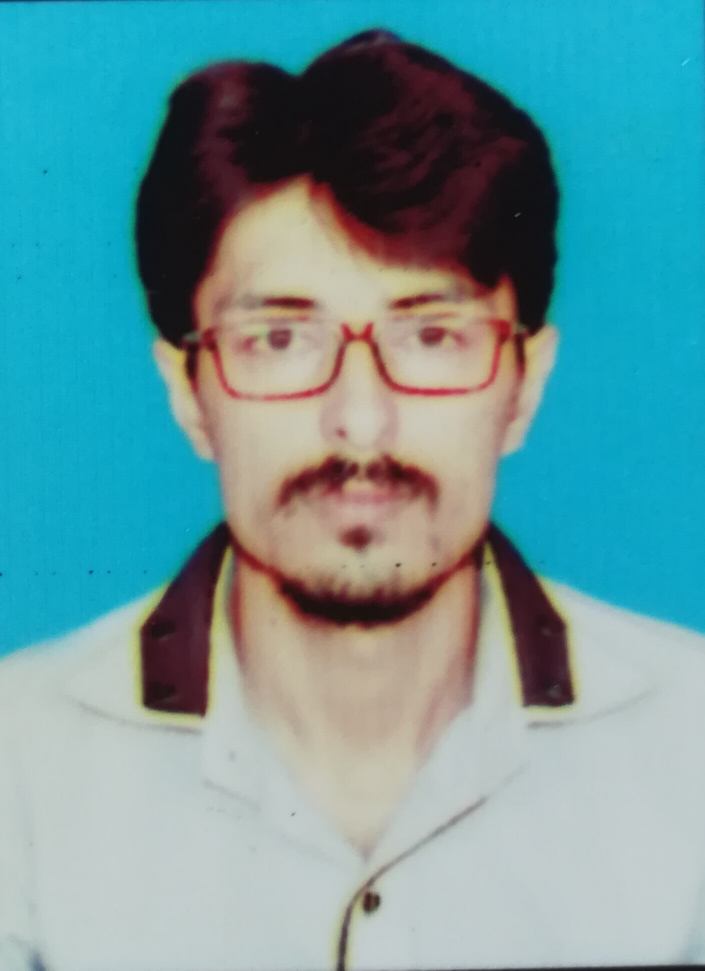
#> input picture resources/dani.jpg, 1409 x 1941 px (shown at 1/2 size)
$ python image_crop.py
#> lines starting #> are read from the running program, lines starting #| are printed output that depends on the picture
import numpy as np
import cv2 as cv

img = cv.imread("resources/dani.jpg")
#> img is the input picture: shape (1941, 1409, 3); mean B, G, R 157.6, 152.8, 106.2
img = cv.resize(img,(500,700))
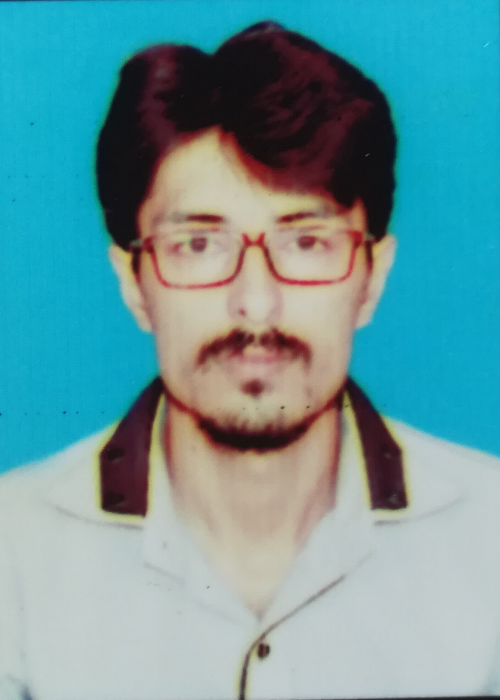
#> img: shape (700, 500, 3); mean B, G, R 157.5, 152.8, 106.1
print(img.shape)
#| (700, 500, 3)
### Crop the Image
##25:450 is the adjusting the height
## 100:400 is adjust the width of the Image
crop_img = img[25:450,100:400]
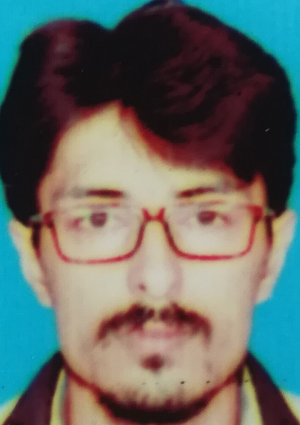
#> crop_img: shape (425, 300, 3); mean B, G, R 99.9, 105, 99.9

cv.imshow("original",img)
cv.imshow("crop",crop_img)


cv.waitKey(0)
cv.destroyAllWindows()

$ run again, with resources/asf.jpg copied over resources/dani.jpg
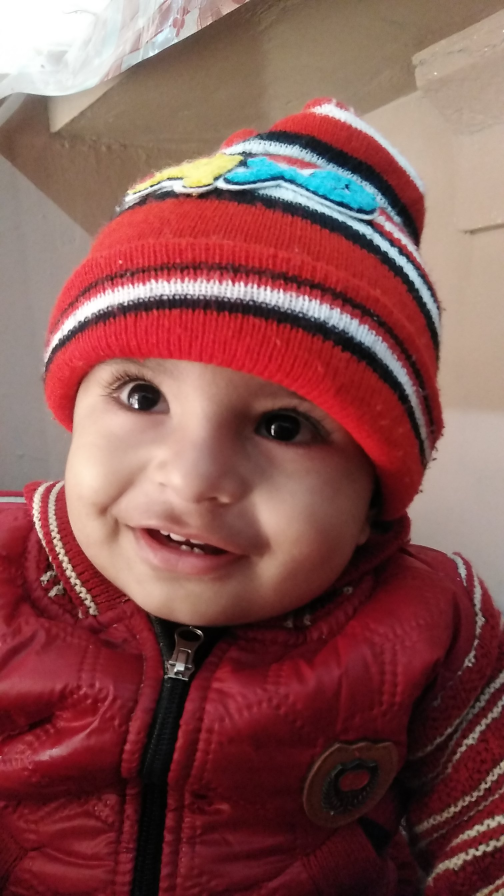
#> input picture resources/asf.jpg, 1512 x 2688 px (shown at 1/3 size)
#> img is the input picture: shape (2688, 1512, 3); mean B, G, R 80.5, 82.9, 134.6
#> `img = cv.resize(img,(500,700))`:
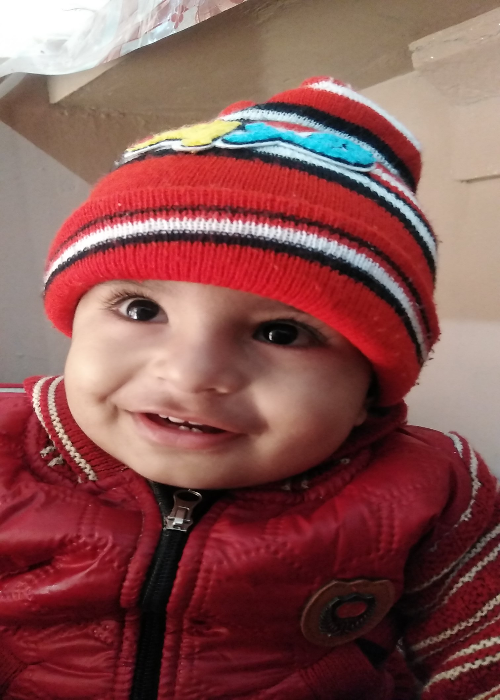
#> img: shape (700, 500, 3); mean B, G, R 80.4, 82.8, 134.5
#| (700, 500, 3)
#> `crop_img = img[25:450,100:400]`:
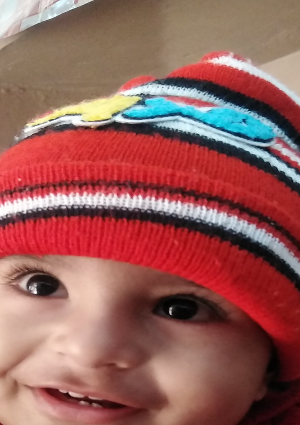
#> crop_img: shape (425, 300, 3); mean B, G, R 89.4, 94.4, 150.9

$ run again, with resources/images.jpg copied over resources/dani.jpg
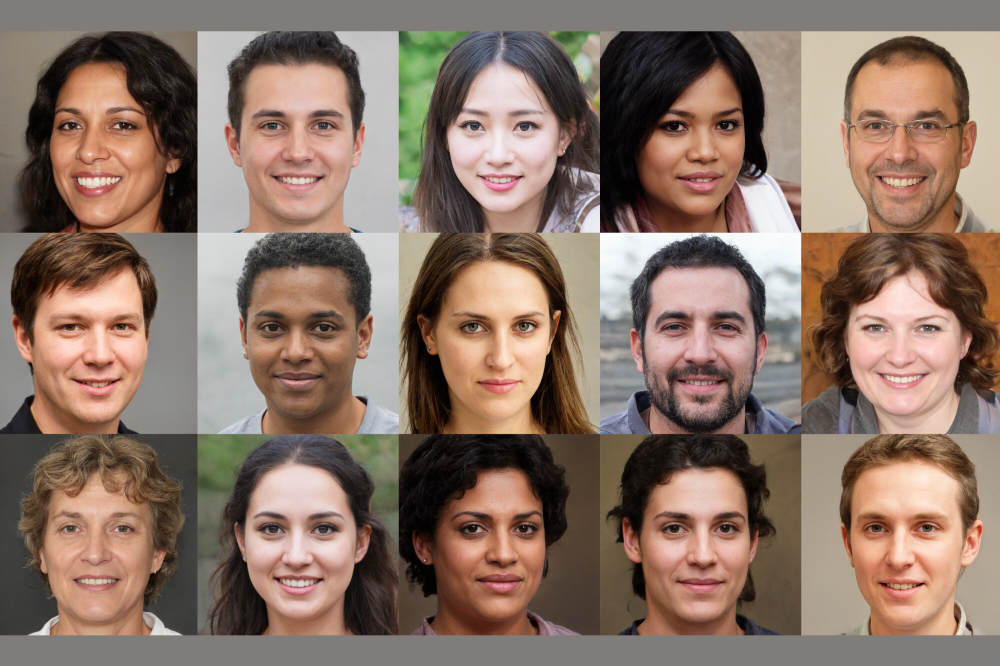
#> input picture resources/images.jpg, 2000 x 1331 px (shown at 1/2 size)
#> img is the input picture: shape (1331, 2000, 3); mean B, G, R 102.6, 115.7, 138.6
#> `img = cv.resize(img,(500,700))`:
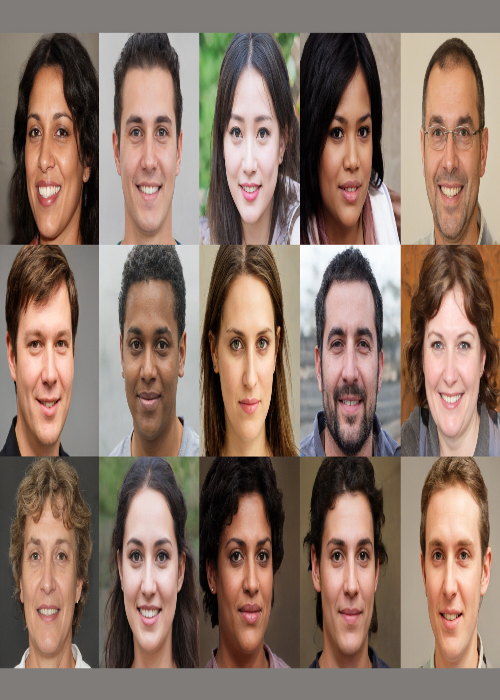
#> img: shape (700, 500, 3); mean B, G, R 102.5, 115.6, 138.4
#| (700, 500, 3)
#> `crop_img = img[25:450,100:400]`:
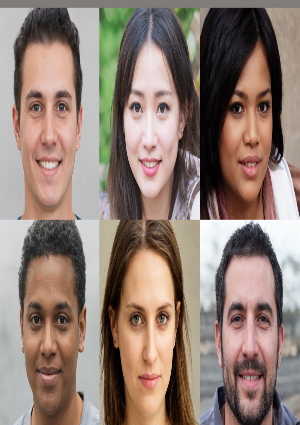
#> crop_img: shape (425, 300, 3); mean B, G, R 115.8, 125.8, 144.5

$ run again, with resources/img11.jpg copied over resources/dani.jpg
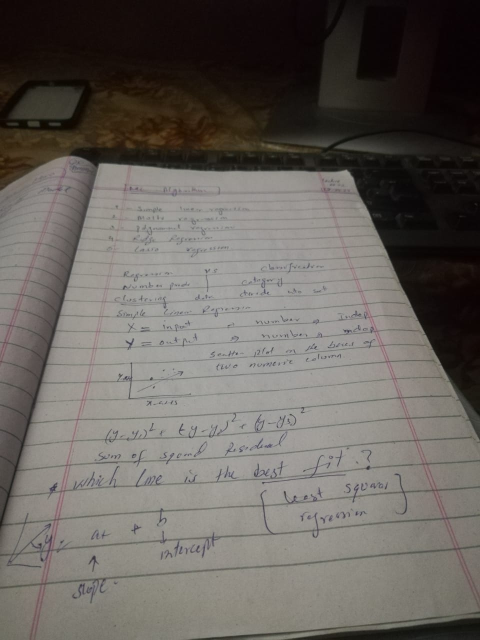
#> input picture resources/img11.jpg, 960 x 1280 px (shown at 1/2 size)
#> img is the input picture: shape (1280, 960, 3); mean B, G, R 94, 99, 103.7
#> `img = cv.resize(img,(500,700))`:
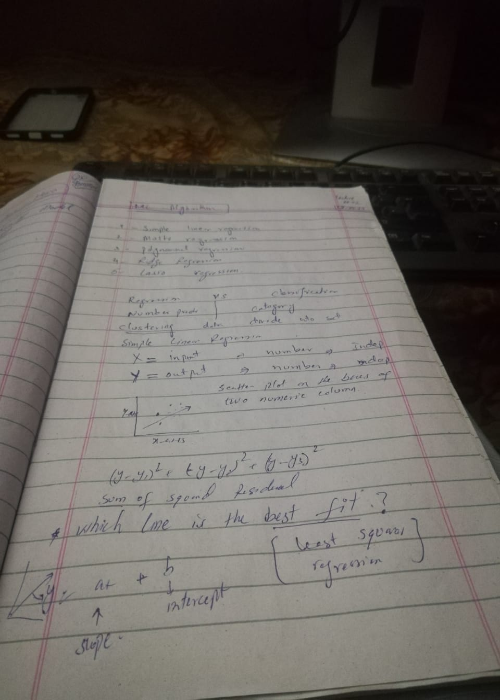
#> img: shape (700, 500, 3); mean B, G, R 93.9, 98.9, 103.6
#| (700, 500, 3)
#> `crop_img = img[25:450,100:400]`:
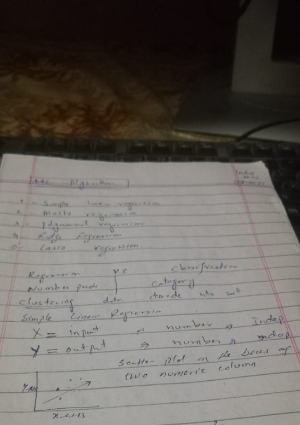
#> crop_img: shape (425, 300, 3); mean B, G, R 97.1, 101.8, 106.3
